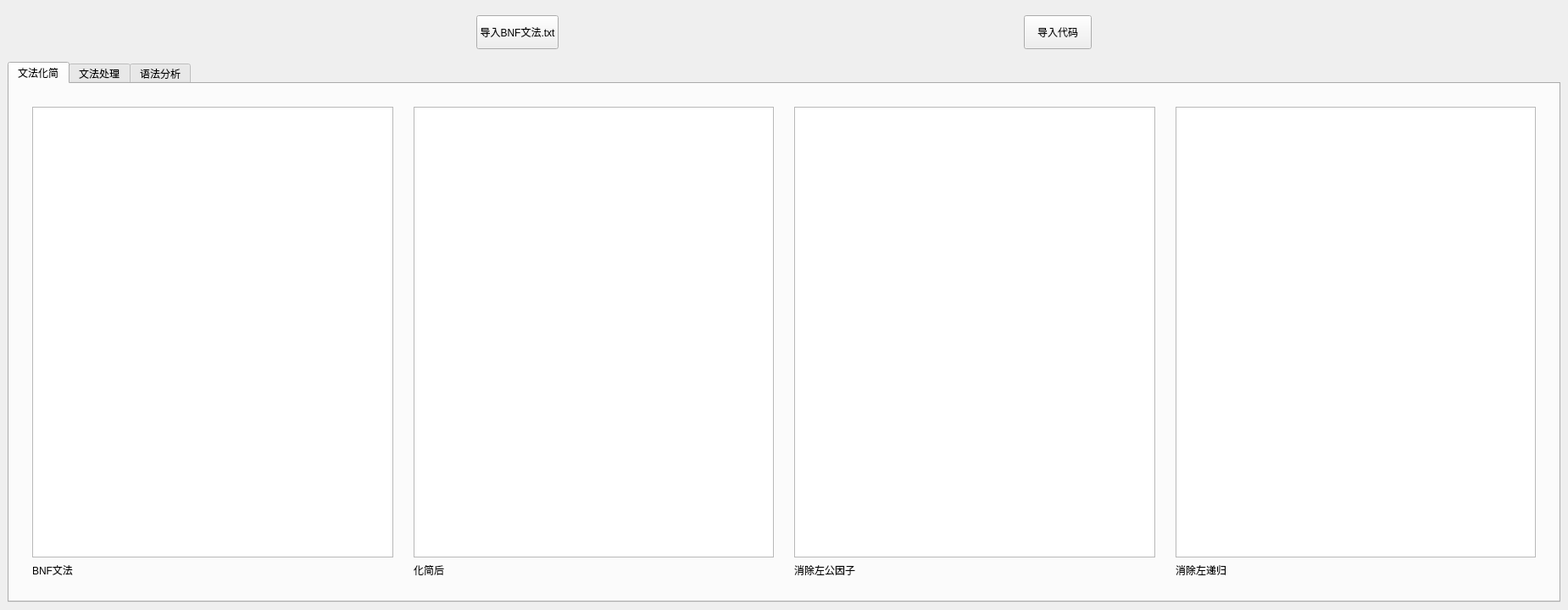
<?xml version="1.0" encoding="UTF-8"?>
<ui version="4.0">
 <class>MainWindow</class>
 <widget class="QMainWindow" name="MainWindow">
  <property name="geometry">
   <rect>
    <x>0</x>
    <y>0</y>
    <width>1850</width>
    <height>720</height>
   </rect>
  </property>
  <property name="sizePolicy">
   <sizepolicy hsizetype="Preferred" vsizetype="Preferred">
    <horstretch>0</horstretch>
    <verstretch>0</verstretch>
   </sizepolicy>
  </property>
  <property name="windowTitle">
   <string>语法分析器</string>
  </property>
  <property name="layoutDirection">
   <enum>Qt::LeftToRight</enum>
  </property>
  <widget class="QWidget" name="centralwidget">
   <layout class="QVBoxLayout" name="verticalLayout">
    <item>
     <widget class="QWidget" name="widget_2" native="true">
      <layout class="QHBoxLayout" name="horizontalLayout">
       <item>
        <spacer name="horizontalSpacer_2">
         <property name="orientation">
          <enum>Qt::Horizontal</enum>
         </property>
         <property name="sizeHint" stdset="0">
          <size>
           <width>40</width>
           <height>20</height>
          </size>
         </property>
        </spacer>
       </item>
       <item>
        <widget class="QPushButton" name="Btn_ImportBNF">
         <property name="sizePolicy">
          <sizepolicy hsizetype="Minimum" vsizetype="Minimum">
           <horstretch>0</horstretch>
           <verstretch>0</verstretch>
          </sizepolicy>
         </property>
         <property name="minimumSize">
          <size>
           <width>0</width>
           <height>40</height>
          </size>
         </property>
         <property name="text">
          <string>导入BNF文法.txt</string>
         </property>
        </widget>
       </item>
       <item>
        <spacer name="horizontalSpacer">
         <property name="orientation">
          <enum>Qt::Horizontal</enum>
         </property>
         <property name="sizeHint" stdset="0">
          <size>
           <width>40</width>
           <height>20</height>
          </size>
         </property>
        </spacer>
       </item>
       <item>
        <widget class="QPushButton" name="Btn_ImportCode">
         <property name="minimumSize">
          <size>
           <width>0</width>
           <height>40</height>
          </size>
         </property>
         <property name="text">
          <string>导入代码</string>
         </property>
        </widget>
       </item>
       <item>
        <spacer name="horizontalSpacer_3">
         <property name="orientation">
          <enum>Qt::Horizontal</enum>
         </property>
         <property name="sizeHint" stdset="0">
          <size>
           <width>40</width>
           <height>20</height>
          </size>
         </property>
        </spacer>
       </item>
      </layout>
     </widget>
    </item>
    <item>
     <widget class="QTabWidget" name="tabWidget">
      <property name="currentIndex">
       <number>0</number>
      </property>
      <property name="elideMode">
       <enum>Qt::ElideNone</enum>
      </property>
      <widget class="QWidget" name="tab_1">
       <attribute name="title">
        <string>文法化简</string>
       </attribute>
       <layout class="QHBoxLayout" name="horizontalLayout_3">
        <item>
         <widget class="QWidget" name="widget" native="true">
          <layout class="QHBoxLayout" name="horizontalLayout_2">
           <item>
            <widget class="QWidget" name="widget_3" native="true">
             <layout class="QVBoxLayout" name="verticalLayout_2">
              <item>
               <widget class="QTextEdit" name="TE_BNF"/>
              </item>
              <item>
               <widget class="QLabel" name="label">
                <property name="text">
                 <string>BNF文法</string>
                </property>
               </widget>
              </item>
             </layout>
            </widget>
           </item>
           <item>
            <widget class="QWidget" name="widget_4" native="true">
             <layout class="QVBoxLayout" name="verticalLayout_3">
              <item>
               <widget class="QTextEdit" name="TE_Simplified"/>
              </item>
              <item>
               <widget class="QLabel" name="label_2">
                <property name="text">
                 <string>化简后</string>
                </property>
               </widget>
              </item>
             </layout>
            </widget>
           </item>
           <item>
            <widget class="QWidget" name="widget_5" native="true">
             <layout class="QVBoxLayout" name="verticalLayout_4">
              <item>
               <widget class="QTextEdit" name="TE_RemoveLeftCommonFactor"/>
              </item>
              <item>
               <widget class="QLabel" name="label_3">
                <property name="text">
                 <string>消除左公因子</string>
                </property>
               </widget>
              </item>
             </layout>
            </widget>
           </item>
           <item>
            <widget class="QWidget" name="widget_6" native="true">
             <layout class="QVBoxLayout" name="verticalLayout_5">
              <item>
               <widget class="QTextEdit" name="TE_RemoveLeftRecursion"/>
              </item>
              <item>
               <widget class="QLabel" name="label_4">
                <property name="text">
                 <string>消除左递归</string>
                </property>
               </widget>
              </item>
             </layout>
            </widget>
           </item>
          </layout>
         </widget>
        </item>
       </layout>
      </widget>
      <widget class="QWidget" name="tab_2">
       <attribute name="title">
        <string>文法处理</string>
       </attribute>
       <layout class="QHBoxLayout" name="horizontalLayout_5">
        <item>
         <widget class="QWidget" name="widget_13" native="true">
          <layout class="QHBoxLayout" name="horizontalLayout_6">
           <item>
            <widget class="QWidget" name="widget_7" native="true">
             <layout class="QVBoxLayout" name="verticalLayout_6">
              <item>
               <widget class="QTextEdit" name="TE_FirstSet"/>
              </item>
              <item>
               <widget class="QLabel" name="label_5">
                <property name="text">
                 <string>First集合</string>
                </property>
               </widget>
              </item>
             </layout>
            </widget>
           </item>
           <item>
            <widget class="QWidget" name="widget_8" native="true">
             <layout class="QVBoxLayout" name="verticalLayout_7">
              <item>
               <widget class="QTextEdit" name="TE_FollowSet"/>
              </item>
              <item>
               <widget class="QLabel" name="label_6">
                <property name="text">
                 <string>Follow集合</string>
                </property>
               </widget>
              </item>
             </layout>
            </widget>
           </item>
          </layout>
         </widget>
        </item>
        <item>
         <widget class="QWidget" name="widget_9" native="true">
          <property name="minimumSize">
           <size>
            <width>400</width>
            <height>0</height>
           </size>
          </property>
          <layout class="QVBoxLayout" name="verticalLayout_8">
           <item>
            <widget class="QTableWidget" name="TW_LL1">
             <attribute name="horizontalHeaderVisible">
              <bool>false</bool>
             </attribute>
             <attribute name="verticalHeaderVisible">
              <bool>false</bool>
             </attribute>
            </widget>
           </item>
           <item>
            <widget class="QLabel" name="label_7">
             <property name="text">
              <string>LL(1)分析表</string>
             </property>
            </widget>
           </item>
          </layout>
         </widget>
        </item>
       </layout>
      </widget>
      <widget class="QWidget" name="tab_3">
       <attribute name="title">
        <string>语法分析</string>
       </attribute>
       <layout class="QVBoxLayout" name="verticalLayout_9">
        <item>
         <widget class="QWidget" name="widget_10" native="true">
          <layout class="QHBoxLayout" name="horizontalLayout_4">
           <item>
            <widget class="QWidget" name="widget_11" native="true">
             <layout class="QVBoxLayout" name="verticalLayout_10">
              <item>
               <widget class="QTextEdit" name="TE_Code"/>
              </item>
              <item>
               <widget class="QLabel" name="label_8">
                <property name="text">
                 <string>读入的代码</string>
                </property>
               </widget>
              </item>
             </layout>
            </widget>
           </item>
           <item>
            <widget class="QWidget" name="widget_12" native="true">
             <layout class="QVBoxLayout" name="verticalLayout_11">
              <item>
               <widget class="QTextEdit" name="TE_SyntaxTree"/>
              </item>
              <item>
               <widget class="QLabel" name="label_9">
                <property name="text">
                 <string>生成的语法树</string>
                </property>
               </widget>
              </item>
             </layout>
            </widget>
           </item>
          </layout>
         </widget>
        </item>
       </layout>
      </widget>
     </widget>
    </item>
   </layout>
  </widget>
 </widget>
 <resources/>
 <connections/>
</ui>
